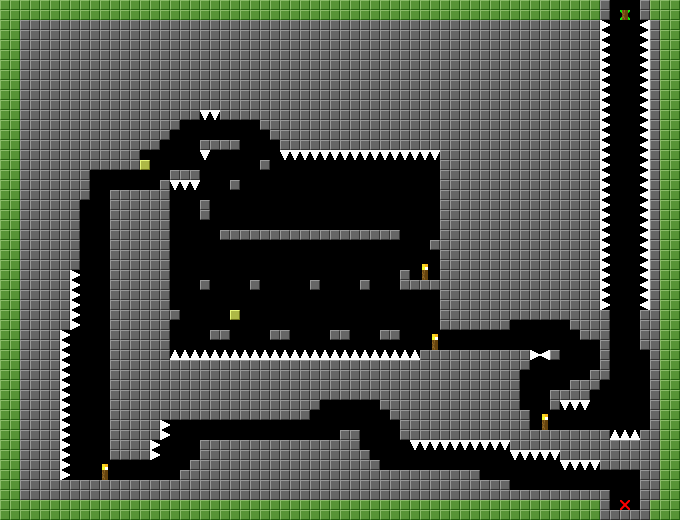

A 2D game scene composited from a Tiled map and its tileset images. What follows is a short description and the map's XML, with each tile layer's data collapsed to a summary:
An orthogonal 68x52 tile map with 10x10 px tiles, 3 tile layers (collision, platforms, map), 2 tilesets.

<map version="1.0" orientation="orthogonal" width="68" height="52" tilewidth="10" tileheight="10">
 <tileset firstgid="1" name="10pixTiles" tilewidth="10" tileheight="10">
  <image source="10pixTiles.PNG" width="60" height="20" />
  <tile id="0">
   <properties>
    <property name="Type" value="collision" />
   </properties>
  </tile>
  <tile id="5">
   <properties>
    <property name="Type" value="platform" />
   </properties>
  </tile>
  <tile id="7">
   <properties>
    <property name="Type" value="checkpoint" />
   </properties>
  </tile>
  <tile id="10">
   <properties>
    <property name="Type" value="end" />
   </properties>
  </tile>
  <tile id="11">
   <properties>
    <property name="Type" value="start" />
   </properties>
  </tile>
 </tileset>
 <tileset firstgid="13" name="10pixSpikes" tilewidth="10" tileheight="10">
  <image source="10pixSpikes.png" width="20" height="20" />
  <tile id="0">
   <properties>
    <property name="Type" value="spike" />
   </properties>
  </tile>
  <tile id="1">
   <properties>
    <property name="Type" value="spike" />
   </properties>
  </tile>
  <tile id="2">
   <properties>
    <property name="Type" value="spike" />
   </properties>
  </tile>
  <tile id="3">
   <properties>
    <property name="Type" value="spike" />
   </properties>
  </tile>
 </tileset>
 <layer name="collision" width="68" height="52">
  <data>[3536 cells, 2 non-empty, 2 distinct tile ids]</data>
 </layer>
 <layer name="platforms" width="68" height="52">
  <data>[3536 cells, 2 non-empty, 1 distinct tile ids]</data>
 </layer>
 <layer name="map" width="68" height="52">
  <data>[3536 cells, 2545 non-empty, 8 distinct tile ids]</data>
 </layer>
</map>
